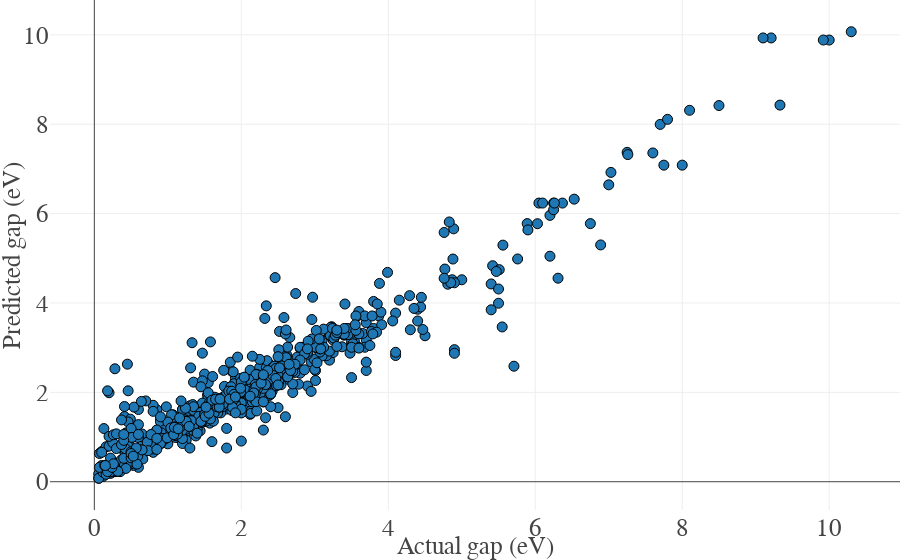

The notebook cell saved with this chart:
### Code cell
from matminer.figrecipes.plot import PlotlyFig
pf = PlotlyFig(mode='notebook', margins=0, x_title='Actual gap (eV)', y_title='Predicted gap (eV)')
pf.xy([(y_test, y_pred)], labels=X_test.index)

### Figure 1 — Plotly figure (JSON) as saved in the notebook; plotly's stock layout.template omitted (floating-point values rounded to 4 significant figures; data arrays with more than 128 entries replaced by an {"elided": "..."} marker saying what was removed)
{"data": [{"hoverinfo": "x+y+text", "hoverlabel": {"font": {"family": "Courier", "size": 25}}, "line": {"dash": "solid", "width": 2}, "marker": {"colorscale": "Viridis", "line": {"color": "black", "width": 1}, "showscale": false, "size": 10, "symbol": "circle"}, "mode": "markers", "text": {"elided": "755 str values"}, "type": "scatter", "uid": "7ccb78b6-c218-11e8-83f7-c4b301c0ad2d", "x": {"elided": "755 float values"}, "y": {"elided": "755 float values"}}], "layout": {"hoverlabel": {"font": {"family": "Courier", "size": 25}}, "hovermode": "closest", "legend": {"font": {"family": "Courier", "size": 25}}, "margin": {"b": 50, "l": 50, "pad": 0, "r": 0, "t": 0}, "paper_bgcolor": "white", "plot_bgcolor": "white", "title": "", "titlefont": {"family": "Courier", "size": 25}, "xaxis": {"tickfont": {"family": "Courier", "size": 25}, "title": "Actual gap (eV)", "titlefont": {"family": "Courier", "size": 25}, "type": "linear"}, "yaxis": {"tickfont": {"family": "Courier", "size": 25}, "title": "Predicted gap (eV)", "titlefont": {"family": "Courier", "size": 25}, "type": "linear"}}}
